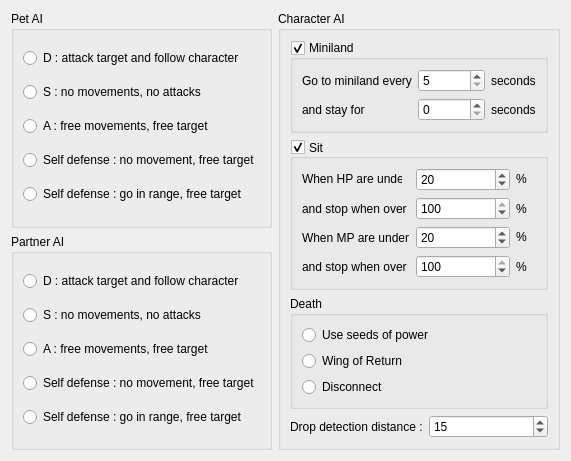
<?xml version="1.0" encoding="UTF-8"?>
<ui version="4.0">
 <class>BehaviourWidget</class>
 <widget class="QWidget" name="BehaviourWidget">
  <property name="geometry">
   <rect>
    <x>0</x>
    <y>0</y>
    <width>529</width>
    <height>457</height>
   </rect>
  </property>
  <property name="windowTitle">
   <string>Form</string>
  </property>
  <layout class="QGridLayout" name="gridLayout_5">
   <item row="0" column="1" rowspan="2">
    <widget class="QGroupBox" name="groupBox_2">
     <property name="title">
      <string>Character AI</string>
     </property>
     <layout class="QGridLayout" name="gridLayout_3">
      <item row="0" column="0" colspan="2">
       <widget class="QGroupBox" name="groupBox_3">
        <property name="title">
         <string>Miniland</string>
        </property>
        <property name="checkable">
         <bool>true</bool>
        </property>
        <layout class="QGridLayout" name="gridLayout_2">
         <item row="0" column="0">
          <widget class="QLabel" name="label">
           <property name="text">
            <string>Go to miniland every</string>
           </property>
          </widget>
         </item>
         <item row="0" column="1">
          <widget class="QSpinBox" name="SB_GOTOMINILANDEVERY">
           <property name="minimum">
            <number>5</number>
           </property>
           <property name="maximum">
            <number>999999</number>
           </property>
           <property name="value">
            <number>5</number>
           </property>
          </widget>
         </item>
         <item row="0" column="2">
          <widget class="QLabel" name="label_2">
           <property name="text">
            <string>seconds</string>
           </property>
          </widget>
         </item>
         <item row="1" column="0">
          <widget class="QLabel" name="label_3">
           <property name="text">
            <string>and stay for</string>
           </property>
          </widget>
         </item>
         <item row="1" column="1">
          <widget class="QSpinBox" name="SB_STAYMINILANDFOR"/>
         </item>
         <item row="1" column="2">
          <widget class="QLabel" name="label_4">
           <property name="text">
            <string>seconds</string>
           </property>
          </widget>
         </item>
        </layout>
        <zorder>label</zorder>
        <zorder>label_2</zorder>
        <zorder>label_3</zorder>
        <zorder>SB_STAYMINILANDFOR</zorder>
        <zorder>label_4</zorder>
        <zorder>SB_GOTOMINILANDEVERY</zorder>
       </widget>
      </item>
      <item row="1" column="0" colspan="2">
       <widget class="QGroupBox" name="groupBox_4">
        <property name="title">
         <string>Sit</string>
        </property>
        <property name="alignment">
         <set>Qt::AlignLeading|Qt::AlignLeft|Qt::AlignVCenter</set>
        </property>
        <property name="checkable">
         <bool>true</bool>
        </property>
        <layout class="QGridLayout" name="gridLayout_12">
         <item row="2" column="0">
          <widget class="QLabel" name="label_40">
           <property name="text">
            <string>When MP are under</string>
           </property>
          </widget>
         </item>
         <item row="0" column="2">
          <widget class="QLabel" name="label_39">
           <property name="minimumSize">
            <size>
             <width>20</width>
             <height>20</height>
            </size>
           </property>
           <property name="maximumSize">
            <size>
             <width>20</width>
             <height>20</height>
            </size>
           </property>
           <property name="text">
            <string>%</string>
           </property>
          </widget>
         </item>
         <item row="2" column="2">
          <widget class="QLabel" name="label_42">
           <property name="minimumSize">
            <size>
             <width>20</width>
             <height>20</height>
            </size>
           </property>
           <property name="maximumSize">
            <size>
             <width>20</width>
             <height>20</height>
            </size>
           </property>
           <property name="text">
            <string>%</string>
           </property>
          </widget>
         </item>
         <item row="0" column="0">
          <widget class="QLabel" name="label_32">
           <property name="minimumSize">
            <size>
             <width>100</width>
             <height>20</height>
            </size>
           </property>
           <property name="maximumSize">
            <size>
             <width>100</width>
             <height>20</height>
            </size>
           </property>
           <property name="text">
            <string>When HP are under</string>
           </property>
          </widget>
         </item>
         <item row="0" column="1">
          <widget class="QSpinBox" name="SB_SITHP">
           <property name="maximum">
            <number>100</number>
           </property>
           <property name="value">
            <number>20</number>
           </property>
          </widget>
         </item>
         <item row="1" column="0">
          <widget class="QLabel" name="label_6">
           <property name="text">
            <string>and stop when over</string>
           </property>
          </widget>
         </item>
         <item row="2" column="1">
          <widget class="QSpinBox" name="SB_SITMP">
           <property name="maximum">
            <number>100</number>
           </property>
           <property name="value">
            <number>20</number>
           </property>
          </widget>
         </item>
         <item row="3" column="0">
          <widget class="QLabel" name="label_7">
           <property name="text">
            <string>and stop when over</string>
           </property>
          </widget>
         </item>
         <item row="1" column="1">
          <widget class="QSpinBox" name="SB_SITHP_2">
           <property name="maximum">
            <number>100</number>
           </property>
           <property name="value">
            <number>100</number>
           </property>
          </widget>
         </item>
         <item row="3" column="1">
          <widget class="QSpinBox" name="SB_SITMP_2">
           <property name="maximum">
            <number>100</number>
           </property>
           <property name="value">
            <number>100</number>
           </property>
          </widget>
         </item>
         <item row="1" column="2">
          <widget class="QLabel" name="label_8">
           <property name="text">
            <string>%</string>
           </property>
          </widget>
         </item>
         <item row="3" column="2">
          <widget class="QLabel" name="label_9">
           <property name="text">
            <string>%</string>
           </property>
          </widget>
         </item>
        </layout>
       </widget>
      </item>
      <item row="3" column="0">
       <widget class="QLabel" name="label_5">
        <property name="text">
         <string>Drop detection distance :</string>
        </property>
       </widget>
      </item>
      <item row="2" column="0" colspan="2">
       <widget class="QGroupBox" name="groupBox_5">
        <property name="title">
         <string>Death</string>
        </property>
        <layout class="QGridLayout" name="gridLayout_13">
         <item row="0" column="0">
          <widget class="QRadioButton" name="RB_RESURECTION">
           <property name="text">
            <string>Use seeds of power</string>
           </property>
          </widget>
         </item>
         <item row="1" column="0">
          <widget class="QRadioButton" name="RB_WOR">
           <property name="text">
            <string>Wing of Return</string>
           </property>
          </widget>
         </item>
         <item row="2" column="0">
          <widget class="QRadioButton" name="RB_DISCONNECT">
           <property name="text">
            <string>Disconnect</string>
           </property>
          </widget>
         </item>
        </layout>
       </widget>
      </item>
      <item row="3" column="1">
       <widget class="QSpinBox" name="SB_DROP_DIST">
        <property name="maximum">
         <number>300</number>
        </property>
        <property name="value">
         <number>15</number>
        </property>
       </widget>
      </item>
     </layout>
    </widget>
   </item>
   <item row="0" column="0">
    <widget class="QGroupBox" name="groupBox">
     <property name="title">
      <string>Pet AI</string>
     </property>
     <layout class="QGridLayout" name="gridLayout">
      <item row="1" column="0">
       <widget class="QRadioButton" name="RB_PET_S">
        <property name="text">
         <string>S : no movements, no attacks</string>
        </property>
       </widget>
      </item>
      <item row="2" column="0">
       <widget class="QRadioButton" name="RB_PET_A">
        <property name="text">
         <string>A : free movements, free target</string>
        </property>
       </widget>
      </item>
      <item row="0" column="0">
       <widget class="QRadioButton" name="RB_PET_D">
        <property name="text">
         <string>D : attack target and follow character</string>
        </property>
       </widget>
      </item>
      <item row="3" column="0">
       <widget class="QRadioButton" name="RB_PET_SD">
        <property name="text">
         <string>Self defense : no movement, free target</string>
        </property>
       </widget>
      </item>
      <item row="4" column="0">
       <widget class="QRadioButton" name="RB_PET_SD_RANGE">
        <property name="text">
         <string>Self defense : go in range, free target</string>
        </property>
       </widget>
      </item>
     </layout>
    </widget>
   </item>
   <item row="1" column="0">
    <widget class="QGroupBox" name="groupBox_6">
     <property name="title">
      <string>Partner AI</string>
     </property>
     <layout class="QGridLayout" name="gridLayout_4">
      <item row="2" column="0">
       <widget class="QRadioButton" name="RB_PART_A">
        <property name="text">
         <string>A : free movements, free target</string>
        </property>
       </widget>
      </item>
      <item row="3" column="0">
       <widget class="QRadioButton" name="RB_PART_SD">
        <property name="text">
         <string>Self defense : no movement, free target</string>
        </property>
       </widget>
      </item>
      <item row="1" column="0">
       <widget class="QRadioButton" name="RB_PART_S">
        <property name="text">
         <string>S : no movements, no attacks</string>
        </property>
       </widget>
      </item>
      <item row="0" column="0">
       <widget class="QRadioButton" name="RB_PART_D">
        <property name="text">
         <string>D : attack target and follow character</string>
        </property>
       </widget>
      </item>
      <item row="4" column="0">
       <widget class="QRadioButton" name="RB_PART_SD_RANGE">
        <property name="text">
         <string>Self defense : go in range, free target</string>
        </property>
       </widget>
      </item>
     </layout>
    </widget>
   </item>
  </layout>
 </widget>
 <resources/>
 <connections/>
</ui>
